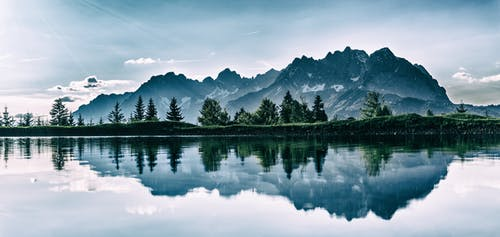
#> input picture Pratica G4/Delivery2/image.jpeg, 500 x 237 px, given in place of the camera
$ python 4-gauss-blur-video.py
#> lines starting #> are read from the running program, lines starting #| are printed output that depends on the picture
import numpy as np
import cv2 as cv
from matplotlib import pyplot as plt

cap = cv.VideoCapture(0)
if not cap.isOpened():
    print("Cannot open camera")
    exit()
while True:
    # Capture frame-by-frame
    ret, frame = cap.read()
#> frame is the input picture: shape (237, 500, 3); mean B, G, R 168.6, 156.6, 134.2
    # if frame is read correctly ret is True
    if not ret:
        print("Can't receive frame (stream end?). Exiting ...")
        break

    # Our operations on the frame come here

    frame = cv.flip(frame, 1)
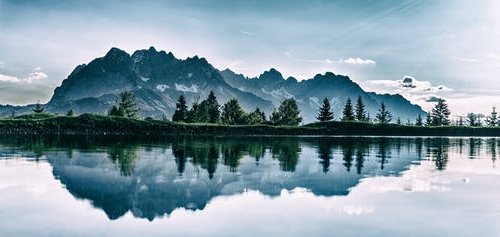
#> frame: shape (237, 500, 3); mean B, G, R 168.6, 156.6, 134.2

    gauss = cv.GaussianBlur(frame,(15,15),0)
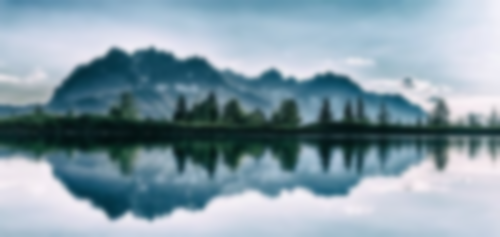
#> gauss: shape (237, 500, 3); mean B, G, R 168.6, 156.6, 134.2
    median = cv.medianBlur(frame,5)
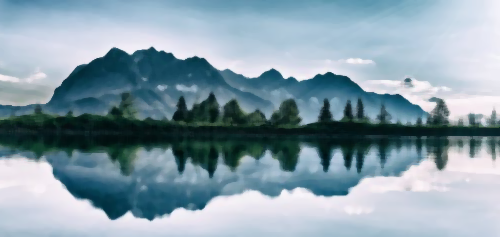
#> median: shape (237, 500, 3); mean B, G, R 168.1, 156, 133.4
    bilateral = cv.bilateralFilter(frame,9,75,75)

    # Display the resulting frames

    cv.imshow('Normal',frame)
    cv.imshow('GaussianBlur',gauss)
    cv.imshow('MedianBlur',median)
    cv.imshow('bilateralFilter',bilateral)

    if cv.waitKey(5) == ord('q'):
#> (key q is pressed here)
        break
# When everything done, release the capture

cap.release()
cv.destroyAllWindows()
